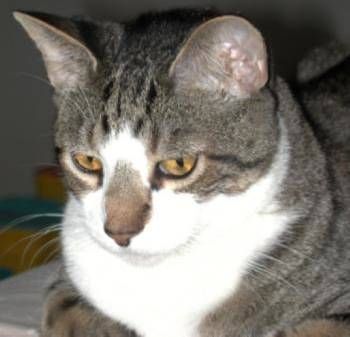
#> input picture Data/CNN/test/cats/cat.38.jpg, 350 x 337 px; the run also reads 1 picture not shown here
$ python main.py
#> lines starting #> are read from the running program, lines starting #| are printed output that depends on the picture
### CNN/utils.py
from PIL import Image
import numpy as np
import os
import math
from sklearn.utils import shuffle

def load_image(path, img_size):
    return np.array(Image.open(path).resize((img_size, img_size)), dtype=int)

def data_gen(path, img_size, batch_size, random_state=None):
    labels = os.listdir(path)
    id = 0
    map_label = {}
    X_filenames = []
    y = []
    for label in labels:
        map_label[label] = id
        label_path = os.path.join(path, label)
        filenames = os.listdir(label_path)
        for filename in filenames:
            file_path = os.path.join(label_path, filename)
            X_filenames.append(file_path)
            y.append(id)
        id += 1
    n_step = math.ceil(len(X_filenames)/batch_size)
    X_filenames, y = shuffle(X_filenames, y, random_state=random_state)
    ib = 0
    X = []
    Y = []
    X_batch = []
    Y_batch = []
    for i in range(len(X_filenames)):
        if ib == batch_size:
            X.append(X_batch)
            Y.append(Y_batch)
            X_batch = []
            Y_batch = []
            ib = 0
        X_batch.append(load_image(X_filenames[i], img_size))
        Y_batch.append([y[i]])
        ib += 1

        # if (i == len(X_filenames) - 1):
        #     X.append(X_batch)
        #     Y.append(Y_batch)

    return np.array(X)/255, np.array(Y), map_label

### NeuralNetwork/lemah.py
import pickle
import numpy as np
from tabulate import tabulate

class Sequential:
    """
    args:
        layers: Optional list of layers to add to the model.
    NOTE:
        First layers should have input_shape defined
    """
    def __init__(self,
                layers: list = []):
        self.build_stat = False
        self.compile_stat = False
        self.layers = []
        if (len(layers) != 0):
            for layer in layers:
                self.add(layer)

    def build(self):
        if (len(self.layers) > 1):
            for i in range(1, len(self.layers)):
                self.layers[i].add_input_shape(self.layers[i-1].getOutputShape())
            self.build_stat = True

    def compile(self, optimizer, loss):
        self.optimizer = optimizer
        self.loss = loss
        self.compile_stat = True

    def add(self, layer):
        self.layers.append(layer)
        self.build_stat = False
        self.build()

    def __call__(self, batch_data):
        out = batch_data
        for layer in self.layers:
            out = layer(out)
        return out

    def fit(self, X, Y, epochs=1):
        for e in range(epochs):
            error = 0
            for x, y in zip(X, Y):
                output = self.__call__(np.array(x))
                error += self.loss(np.array(y), output)
                grad = self.loss(np.array(y), output, prime=True)
                for layer in reversed(self.layers):
                    grad = layer.backward(self.optimizer, grad)
            print(f"{e + 1}/{epochs}, error={error}")

    # [4 lines left out: function save, not called in this run]

    def load(self, filename):
        pickle_in = open(filename, "rb")
        self.layers = pickle.load(pickle_in)

    # [11 lines left out: function summary, not called in this run]

### NeuralNetwork/layers.py
import numpy as np
from NeuralNetwork.activations import relu, sigmoid, tanh

class Layer:
    def __init__(self):
        self.input = None
        self.output = None

    def forward(self):
        pass

    def backward(self, optimizer, output_gradient):
        pass

class Conv2D(Layer):
    """
    args:
        filters: Integer, the dimensionality of the output space (i.e. the number of output filters in the convolution)
        kenel_size: An integer or tuple of 2 integers, specifying the height and width of the 2D convolution window. Can be a single integer to specify the same value for all spatial dimensions.
        pooling_filter_size: An integer or tuple of 2 integers, specifying the height and width of the pooling window. Can be a single integer to specify the same value for all spatial dimensions.
        strides: An integer or tuple of 2 integers, specifying the strides of the convolution along the height and width. Can be a single integer to specify the same value for all spatial dimensions.
        padding: An integer or tuple of 2 integers, specifying additional padding of the input data along the height and width. Can be a single integer to specify the same value for all spatial dimensions.
        input_shape: Tuple of 3 integers consist of (height, width, channels) of the input data
        pooling_strides: An integer or tuple of 2 integers, specifying the strides of the pooling stage along the height and width. Can be a single integer to specify the same value for all spatial dimensions.
        pooling_mode: A string, specifying the mode of the pooling stage. There are two modes for the pooling stage 'average' and 'max'
    """
    def __init__(self,
                filters: int,
                kernel_size: tuple[int, int]|int,
                pooling_filter_size: tuple[int, int]|int,
                strides: tuple[int, int]|int = 1,
                padding: tuple[int, int]|int = 0,
                input_shape: tuple[int, int, int] = None,
                pooling_strides: tuple[int, int]|int = 2,
                pooling_mode: str = 'average'):

        super().__init__()
        filters, kernel_size, strides, padding = self._check_params(filters, kernel_size, strides, padding)
        self.filters = filters
        self.kernel_size = kernel_size
        self.strides = strides
        self.padding = padding
        pooling_filter_size, pooling_strides, pooling_mode = self._check_params_pooling(pooling_filter_size, pooling_strides, pooling_mode)
        self.pooling_filter_size = pooling_filter_size
        self.pooling_strides = pooling_strides
        self.pooling_mode = pooling_mode.lower()
        if (input_shape):
            self.add_input_shape(input_shape)

    def _check_params(self, filters, kernel_size, strides, padding):
        if(not(isinstance(filters, int))):
            raise TypeError("Filters should be integers >= 1")
        if (isinstance(kernel_size, int) or isinstance(kernel_size, tuple)):
            if (isinstance(kernel_size, int)):
                kernel_size = (kernel_size, kernel_size)
        else:
            raise TypeError("Kernel size should be integers or tuple")

        if (isinstance(strides, int) or isinstance(strides, tuple)):
            if (isinstance(strides, int)):
                strides = (strides, strides)
        else:
            raise TypeError("Strides should be integers or tuple")

        if (isinstance(padding, int) or isinstance(padding, tuple)):
            if (isinstance(padding, int)):
                padding = (padding, padding)
        else:
            raise TypeError("Padding should be integers or tuple")

        params_are_correct = (isinstance(kernel_size[0], int)   and isinstance(kernel_size[1], int)   and
                            isinstance(strides[0], int)   and isinstance(strides[1], int)   and
                            isinstance(padding[0], int)  and isinstance(padding[1], int)  and
                            strides[0]   >= 1 and strides[1]   >= 1 and
                            padding[0]  >= 0 and padding[1]  >= 0 and
                            filters >= 1)
        assert params_are_correct, 'Parameters should be integers equal or greater than default values.'

        return filters, kernel_size, strides, padding

    def _check_params_pooling(self, filter_size, strides, mode):
        if (isinstance(filter_size, int) or isinstance(filter_size, tuple)):
            if (isinstance(filter_size, int)):
                filter_size = (filter_size, filter_size)
        else:
            raise TypeError("Filter size pooling should be integers or tuple")

        if (isinstance(strides, int) or isinstance(strides, tuple)):
            if (isinstance(strides, int)):
                strides = (strides, strides)
        else:
            raise TypeError("Strides pooling should be integers or tuple")

        if (isinstance(mode, str)):
            if (not(mode.lower() in ['max', 'average'])):
                raise TypeError("Mode pooling should be string 'max' or 'average'")
        else:
            raise TypeError("Mode pooling should be string 'max' or 'average'")

        params_are_correct = (isinstance(filter_size[0], int)   and isinstance(filter_size[1], int)   and
                            isinstance(strides[0], int)   and isinstance(strides[1], int)   and
                            strides[0]   >= 1 and strides[1]   >= 1)
        assert params_are_correct, 'Parameters should be integers equal or greater than default values.'

        return filter_size, strides, mode

    def _check_input_shape(self, input_shape):
        assert isinstance(input_shape, tuple), 'Input shape should be tuple of integers with 3 dimensions (height, width, depth)'
        assert len(input_shape) == 3, 'Input shape should have 3 dimensions (height, width, depth)'
        self.height, self.width, self.depth = input_shape
        self.nWeights = self.filters * ((self.kernel_size[0] * self.kernel_size[1] * self.depth) + 1)
        if (((self.height - self.kernel_size[0]) <= 0) and ((self.width - self.kernel_size[1]) <= 0)):
            raise ValueError('Kernel size should be less or equal than input shape')

    def add_input_shape(self, input_shape):
        self._check_input_shape(input_shape)
        self._init_kernels()
        self._calculate_output_shape()

    def _init_kernels(self):
        self.kernels = np.random.randn(self.depth, self.kernel_size[0], self.kernel_size[1], self.filters)
        self.biases = np.zeros(self.filters)

    def _calculate_output_shape(self):
        H = int((self.height - self.kernel_size[0] + 2 * self.padding[0]) / self.strides[0]) + 1
        W = int((self.width - self.kernel_size[1] + 2 * self.padding[1]) / self.strides[1]) + 1
        self.output_shape = (H, W, self.filters)
        if (((H - self.pooling_filter_size[0]) <= 0) and ((H - self.pooling_filter_size[1]) <= 0)):
            raise ValueError('Pooling filter size should be less or equal than output convolutional stage shape')
        H_pooling = int((H - self.pooling_filter_size[0]) / self.pooling_strides[0]) + 1
        W_pooling = int((W - self.pooling_filter_size[1]) / self.pooling_strides[1]) + 1
        self.output_shape_pooling = (H_pooling, W_pooling, self.filters)

    def _check_input_matrix(self, input_matrix):
        if (not(isinstance(input_matrix, np.ndarray))):
            input_matrix = np.array(input_matrix)
        assert len(input_matrix.shape) == 4, 'Input shape should have 4 dimensions (batch, height, width, depth)'
        batch, height, width, depth = input_matrix.shape
        if (height != self.height or width != self.width or depth != self.depth):
            raise ValueError(f"Expected input shape is (_, {self.height}, {self.width}, {self.depth}) not {input_matrix.shape}")
        return input_matrix

    def _convolution_operation(self, input_data_matrix, kernel):
        output_matrix = np.zeros((self.output_shape[0], self.output_shape[1]))
        input_data_matrix = np.pad(input_data_matrix, ((self.padding[0], self.padding[0]), (self.padding[1], self.padding[1])))
        h, w = self.output_shape[0], self.output_shape[1]
        for i in range(h):
            for j in range(w):
                output_matrix[i, j] = (input_data_matrix[i * self.strides[0] : i * self.strides[0] + self.kernel_size[0], j * self.strides[1] : j * self.strides[1] + self.kernel_size[1]] * kernel).sum()
        return output_matrix

    def _pooling_operation(self, input_data_matrix):
        output_matrix = np.zeros((self.output_shape_pooling[0], self.output_shape_pooling[1]))
        h, w = self.output_shape_pooling[0], self.output_shape_pooling[1]
        if (self.pooling_mode == 'max'):
            for i in range(h):
                for j in range(w):
                    output_matrix[i, j] = (input_data_matrix[i * self.pooling_strides[0] : i * self.pooling_strides[0] + self.pooling_filter_size[0], j * self.pooling_strides[1] : j * self.pooling_strides[1] + self.pooling_filter_size[1]]).max()
        elif (self.pooling_mode == 'average'):
            for i in range(h):
                for j in range(w):
                    output_matrix[i, j] = (input_data_matrix[i * self.pooling_strides[0] : i * self.pooling_strides[0] + self.pooling_filter_size[0], j * self.pooling_strides[1] : j * self.pooling_strides[1] + self.pooling_filter_size[1]]).mean()
        return output_matrix

    def _convolution_stage(self, input_data):
        input_data = self._check_input_matrix(input_data)
        batch, height, width, depth = input_data.shape
        out_batch = []
        for i in range(batch):
            cur_data = input_data[i]
            out = np.zeros(self.output_shape)
            for d in range(self.depth):
                cur_kernel = self.kernels[d]
                out += np.dstack([self._convolution_operation(cur_data[:, :, d], cur_kernel[:, :, k]) for k in range(self.filters)])
            out = out / self.depth
            out += self.biases
            out_batch.append(out)
        return np.array(out_batch)

    def _detector_stage(self, input_mat):
        input_mat[input_mat < 0] = 0
        return input_mat

    def _pooling_stage(self, input_data):
        batch, height, width, depth = input_data.shape
        out_batch = []
        for i in range(batch):
            cur_data = input_data[i]
            out = np.dstack([self._pooling_operation(cur_data[:, :, d]) for d in range(depth)])
            out_batch.append(out)
        return np.array(out_batch)

    # Method for forward phase, just call the model. Ex: model = Conv2D(...); model(input_data)
    def __call__(self, batch_image):
        out = self._convolution_stage(batch_image)
        out = self._detector_stage(out)
        out = self._pooling_stage(out)
        return out

    def getOutputShape(self):
        return self.output_shape_pooling # Because of the Conv2D included pooling, so the output shape is output shape pooling

    def getNumberofWeights(self):
        return self.nWeights

class Flatten(Layer):
    def __init__(self,
                input_shape: int = None):
        super().__init__()
        if (input_shape):
            self.add_input_shape(input_shape)

    def _check_input_shape(self, input_shape):
        assert isinstance(input_shape, tuple), 'Input shape should be tuple of integers with 3 dimensions (height, width, depth)'
        assert len(input_shape) == 3, 'Input shape should have 3 dimensions (height, width, depth)'
        self.height, self.width, self.depth = input_shape
        self.nWeights = 0

    def _calculate_output_shape(self):
        self.output_shape =  (self.height * self.width * self.depth,)

    def add_input_shape(self, input_shape):
        self._check_input_shape(input_shape)
        self._calculate_output_shape()

    def _check_input_data(self, input_data):
        if (not(isinstance(input_data, np.ndarray))):
            input_data = np.array(input_data)
        assert len(input_data.shape) == 4, 'Input shape should have 4 dimensions (batch, height, width, depth)'
        batch, height, width, depth = input_data.shape
        if (height != self.height or width != self.width or depth != self.depth):
            raise ValueError(f"Expected input shape is (_, {self.height}, {self.width}, {self.depth}) not {input_data.shape}")
        return input_data

    def getOutputShape(self):
        return self.output_shape

    def getNumberofWeights(self):
        return self.nWeights

    def __call__(self, batch_data):
        input_data = self._check_input_data(batch_data)
        batch, height, width, depth = input_data.shape
        return np.array([input_data[i].flatten() for i in range(batch)])

class Dense(Layer):
    def __init__(self,
                units: int,
                activation: str = None,
                input_shape: tuple[int] = None):
        super().__init__()
        self.units, self.activation = self._check_params(units, activation)
        if (input_shape):
            self.add_input_shape(input_shape)

    def _check_params(self, units, activation):
        if (not(isinstance(units, int))):
            raise TypeError("Units should be integers >= 1")
        if (units < 1):
            raise ValueError("Units should be integers >= 1")
        if (activation):
            if (not(isinstance(activation, str))):
                raise TypeError("Activation should be string specifying the activation function. There are two activation function 'relu' and 'sigmoid'")
            else:
                if (activation.lower() not in ['relu', 'sigmoid']):
                    raise ValueError("Activation should be string specifying the activation function. There are two activation function 'relu' and 'sigmoid'")
        else:
            activation = 'linear'
        return units, activation.lower()

    def _check_input_shape(self, input_shape):
        assert isinstance(input_shape, tuple), 'Input shape should be tuple of integers with 1 dimensions (number_of_inputs, )'
        assert len(input_shape) == 1, 'Input shape should have 1 dimensions (number_of_inputs, )'
        self.nInputs, = input_shape
        self.nWeights = self.units * self.nInputs + self.units # n_neuron * n_input + n_bias

    def _init_weights(self):
        limit = np.sqrt(6 / float(self.nInputs + self.units))
        # self.weights = np.random.uniform(low=-limit, high=limit, size=(self.units, self.nInputs))
        self.weights = np.random.randn(self.units, self.nInputs)
        self.biases = np.zeros((self.units, 1))

    def _calculate_output_shape(self):
        self.output_shape =  (self.units, )

    def add_input_shape(self, input_shape):
        self._check_input_shape(input_shape)
        self._init_weights()
        self._calculate_output_shape()

    def _check_input_data(self, input_data):
        if (not(isinstance(input_data, np.ndarray))):
            input_data = np.array(input_data)
        assert len(input_data.shape) == 2, 'Input shape should have 2 dimensions (batch, n_inputs)'
        batch, n_inputs = input_data.shape
        if (n_inputs != self.nInputs):
            raise ValueError(f"Expected input shape is (_, {self.nInputs}) not {input_data.shape}")
        return input_data

    def getOutputShape(self):
        return self.output_shape

    def getNumberofWeights(self):
        return self.nWeights

    def __call__(self, batch_data):
        input_data = self._check_input_data(batch_data)
        self.input = input_data
        batch, n_inputs = input_data.shape
        self.output = self.f(np.dot(input_data, self.weights.T) + self.biases.T)
        return self.output

    def backward(self, optimizer, output_gradient):
        weights_gradient = np.dot(self.input.T, output_gradient)
        input_gradient = np.dot(output_gradient, self.weights)
        self.weights = optimizer.update(self.weights, weights_gradient.T)
        self.biases = optimizer.update(self.biases, np.mean(output_gradient, axis=0, keepdims=True).T)
        return input_gradient

    def f(self, net):
        if (self.activation == 'relu'):
            return relu(net)
        elif (self.activation == 'sigmoid'):
            return sigmoid(net)
        else:
            # linear activation function
            return net

class LSTM(Layer):
    # [46 lines left out: functions __init__, _check_params, _check_input_shape, _init_weights, not called in this run]

    def _calculate_output_shape(self):
        self.output_shape = (self.units,)

    # [13 lines left out: functions add_input_shape, _check_input_data, not called in this run]

    def getOutputShape(self):
        return self.output_shape

    def getNumberofWeights(self):
        return self.nWeights

    def resetState(self):
        self.Ct_min_1 = 0
        self.Ht_min_1 = 0

    def calculateForgetGate(self, Xt):
        ft = sigmoid(np.dot(Xt, self.Uf.T) + (0 if type(self.Ht_min_1) == int else np.dot(self.Ht_min_1, self.Wf.T)) + self.bf.T)
        return ft

    # [4 lines left out: function calculateInputGate, not called in this run]

    def calculateOutputGate(self, Xt):
        ot = sigmoid(np.dot(Xt, self.Uo.T) + (0 if type(self.Ht_min_1) == int else np.dot(self.Ht_min_1, self.Wo.T)) + self.bo.T)
        return ot

    def calculateCellState(self, ft, it, candidate_t):
        return ft * (0 if type(self.Ct_min_1) == int else self.Ct_min_1) + it * candidate_t

    # [19 lines left out: function __call__, not called in this run]

### CNN/activations.py
import numpy as np

def relu(net, prime=False):
    if prime:
        return np.heaviside(net, 0)
    net[net < 0] = 0
    return net

def sigmoid(net, prime=False):
    out = 1 / (1 + np.exp(-net))
    if prime:
        return out * (1 - out)
    return out

# [4 lines left out: function tanh, not called in this run]

### CNN/losses.py
import numpy as np

def mse(y_true, y_pred, prime=False):
    if prime:
        return -1 * (y_true - y_pred)
    return (0.5 * (y_true - y_pred) ** 2).mean()

### CNN/optimizers.py
import numpy as np

class SGD:
    def __init__(self, learning_rate=1e-1, momentum=0):
        self.learning_rate = learning_rate
        self.momentum = momentum
        self.velocity = 0

    def update(self, weight, gradient):
        # self.velocity = self.momentum * self.velocity - self.learning_rate * gradient
        # updated_weight = weight + self.velocity
        updated_weight = weight - self.learning_rate * gradient
        return updated_weight

### main.py
import numpy as np
from PIL import Image
from NeuralNetwork.layers import Conv2D, Flatten, Dense
from NeuralNetwork.lemah import Sequential
from NeuralNetwork.losses import mse
from NeuralNetwork.optimizers import SGD
from NeuralNetwork.utils import data_gen

img_size = 50
cat_img = np.array(Image.open("./Data/CNN/test/cats/cat.38.jpg").resize((img_size, img_size)), dtype=int)
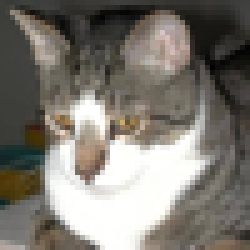
#> cat_img: shape (50, 50, 3) int64 (shown 5 times larger); mean R, G, B 125.8, 121.5, 114.2
dog_img = np.array(Image.open("./Data/CNN/test/dogs/dog.4.jpg").resize((img_size, img_size)), dtype=int)
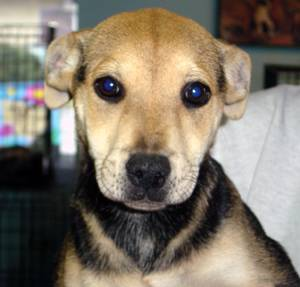
#> input picture Data/CNN/test/dogs/dog.4.jpg, 300 x 287 px
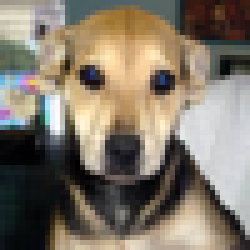
#> dog_img: shape (50, 50, 3) int64 (shown 5 times larger); mean R, G, B 129.1, 119.3, 105.5
X_train, y_train, map_train = data_gen("./Data/CNN/train", img_size, 2, 42)
#> (the rest of the program and of its run is left out)
